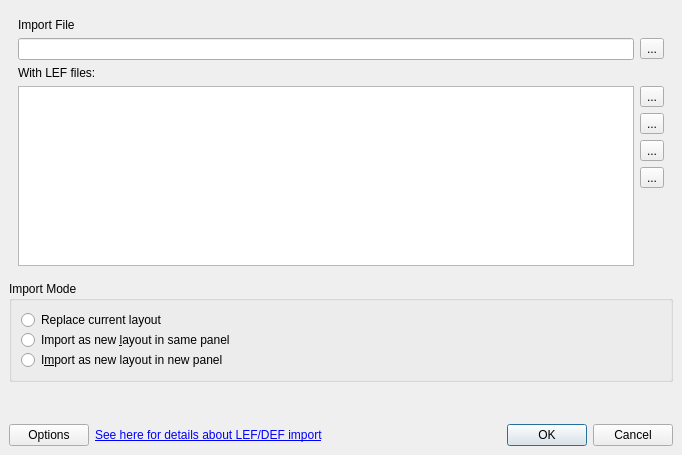
<?xml version="1.0" encoding="UTF-8"?>
<ui version="4.0">
 <class>LEFDEFImportOptionsDialog</class>
 <widget class="QDialog" name="LEFDEFImportOptionsDialog">
  <property name="geometry">
   <rect>
    <x>0</x>
    <y>0</y>
    <width>682</width>
    <height>455</height>
   </rect>
  </property>
  <property name="windowTitle">
   <string>LEF Import Options</string>
  </property>
  <layout class="QGridLayout">
   <property name="leftMargin">
    <number>9</number>
   </property>
   <property name="topMargin">
    <number>9</number>
   </property>
   <property name="rightMargin">
    <number>9</number>
   </property>
   <property name="bottomMargin">
    <number>9</number>
   </property>
   <property name="spacing">
    <number>6</number>
   </property>
   <item row="4" column="0">
    <widget class="QPushButton" name="reader_options_pb">
     <property name="text">
      <string>Options</string>
     </property>
    </widget>
   </item>
   <item row="4" column="2">
    <widget class="QDialogButtonBox" name="buttonBox">
     <property name="orientation">
      <enum>Qt::Horizontal</enum>
     </property>
     <property name="standardButtons">
      <set>QDialogButtonBox::Cancel|QDialogButtonBox::Ok</set>
     </property>
    </widget>
   </item>
   <item row="2" column="0" colspan="2">
    <spacer>
     <property name="orientation">
      <enum>Qt::Vertical</enum>
     </property>
     <property name="sizeHint" stdset="0">
      <size>
       <width>100</width>
       <height>71</height>
      </size>
     </property>
    </spacer>
   </item>
   <item row="4" column="1">
    <widget class="QLabel" name="help_label">
     <property name="sizePolicy">
      <sizepolicy hsizetype="Preferred" vsizetype="Preferred">
       <horstretch>1</horstretch>
       <verstretch>0</verstretch>
      </sizepolicy>
     </property>
     <property name="text">
      <string>&lt;html&gt;&lt;body&gt;&lt;a href=&quot;int:/about/lef_def_import.xml&quot;&gt;See here for details about LEF/DEF import&lt;/a&gt;&lt;/body&gt;&lt;/html&gt;</string>
     </property>
    </widget>
   </item>
   <item row="1" column="0" colspan="3">
    <widget class="QGroupBox" name="groupBox">
     <property name="title">
      <string>Import Mode</string>
     </property>
     <property name="flat">
      <bool>true</bool>
     </property>
     <layout class="QVBoxLayout">
      <property name="spacing">
       <number>0</number>
      </property>
      <property name="leftMargin">
       <number>9</number>
      </property>
      <property name="topMargin">
       <number>9</number>
      </property>
      <property name="rightMargin">
       <number>9</number>
      </property>
      <property name="bottomMargin">
       <number>9</number>
      </property>
      <item>
       <widget class="QRadioButton" name="replace_rb">
        <property name="text">
         <string>Replace current layout</string>
        </property>
       </widget>
      </item>
      <item>
       <widget class="QRadioButton" name="import_same_panel_rb">
        <property name="text">
         <string>Import as new &amp;layout in same panel</string>
        </property>
       </widget>
      </item>
      <item>
       <widget class="QRadioButton" name="import_new_panel_rb">
        <property name="text">
         <string>I&amp;mport as new layout in new panel</string>
        </property>
       </widget>
      </item>
     </layout>
    </widget>
   </item>
   <item row="0" column="0" colspan="3">
    <widget class="QFrame" name="frame">
     <property name="frameShape">
      <enum>QFrame::NoFrame</enum>
     </property>
     <property name="frameShadow">
      <enum>QFrame::Raised</enum>
     </property>
     <layout class="QGridLayout">
      <property name="leftMargin">
       <number>9</number>
      </property>
      <property name="topMargin">
       <number>9</number>
      </property>
      <property name="rightMargin">
       <number>9</number>
      </property>
      <property name="bottomMargin">
       <number>9</number>
      </property>
      <property name="spacing">
       <number>6</number>
      </property>
      <item row="0" column="0" colspan="2">
       <widget class="QLabel" name="label_6">
        <property name="text">
         <string>Import File</string>
        </property>
       </widget>
      </item>
      <item row="2" column="0" rowspan="2" colspan="2">
       <widget class="QFrame" name="lef_files_frame">
        <property name="minimumSize">
         <size>
          <width>16</width>
          <height>200</height>
         </size>
        </property>
        <property name="frameShape">
         <enum>QFrame::NoFrame</enum>
        </property>
        <property name="frameShadow">
         <enum>QFrame::Raised</enum>
        </property>
        <layout class="QGridLayout">
         <property name="leftMargin">
          <number>0</number>
         </property>
         <property name="topMargin">
          <number>0</number>
         </property>
         <property name="rightMargin">
          <number>0</number>
         </property>
         <property name="bottomMargin">
          <number>0</number>
         </property>
         <property name="spacing">
          <number>6</number>
         </property>
         <item row="2" column="1">
          <widget class="QToolButton" name="del_lef_files">
           <property name="toolTip">
            <string>Delete selected files</string>
           </property>
           <property name="text">
            <string>...</string>
           </property>
           <property name="icon">
            <iconset resource="../../../../lay/lay/layResources.qrc">
             <normaloff>:/clear.png</normaloff>:/clear.png</iconset>
           </property>
          </widget>
         </item>
         <item row="1" column="1">
          <widget class="QToolButton" name="add_lef_file">
           <property name="toolTip">
            <string>Add LEF file</string>
           </property>
           <property name="text">
            <string>...</string>
           </property>
           <property name="icon">
            <iconset resource="../../../../lay/lay/layResources.qrc">
             <normaloff>:/add.png</normaloff>:/add.png</iconset>
           </property>
          </widget>
         </item>
         <item row="3" column="1">
          <widget class="QToolButton" name="move_lef_files_up">
           <property name="toolTip">
            <string>Move selected files up</string>
           </property>
           <property name="text">
            <string>...</string>
           </property>
           <property name="icon">
            <iconset resource="../../../../lay/lay/layResources.qrc">
             <normaloff>:/up.png</normaloff>:/up.png</iconset>
           </property>
          </widget>
         </item>
         <item row="4" column="1">
          <widget class="QToolButton" name="move_lef_files_down">
           <property name="toolTip">
            <string>Move selected files down</string>
           </property>
           <property name="text">
            <string>...</string>
           </property>
           <property name="icon">
            <iconset resource="../../../../lay/lay/layResources.qrc">
             <normaloff>:/down.png</normaloff>:/down.png</iconset>
           </property>
          </widget>
         </item>
         <item row="0" column="0" colspan="2">
          <widget class="QLabel" name="label_3">
           <property name="text">
            <string>With LEF files:</string>
           </property>
          </widget>
         </item>
         <item row="5" column="1">
          <spacer>
           <property name="orientation">
            <enum>Qt::Vertical</enum>
           </property>
           <property name="sizeHint" stdset="0">
            <size>
             <width>20</width>
             <height>40</height>
            </size>
           </property>
          </spacer>
         </item>
         <item row="1" column="0" rowspan="5">
          <widget class="QListWidget" name="lef_files">
           <property name="sizePolicy">
            <sizepolicy hsizetype="Expanding" vsizetype="Ignored">
             <horstretch>0</horstretch>
             <verstretch>1</verstretch>
            </sizepolicy>
           </property>
           <property name="selectionMode">
            <enum>QAbstractItemView::ExtendedSelection</enum>
           </property>
          </widget>
         </item>
        </layout>
       </widget>
      </item>
      <item row="1" column="0">
       <widget class="QLineEdit" name="file_le"/>
      </item>
      <item row="1" column="1">
       <widget class="QToolButton" name="browse_pb">
        <property name="text">
         <string>...</string>
        </property>
       </widget>
      </item>
     </layout>
    </widget>
   </item>
  </layout>
 </widget>
 <tabstops>
  <tabstop>file_le</tabstop>
  <tabstop>browse_pb</tabstop>
  <tabstop>replace_rb</tabstop>
  <tabstop>import_same_panel_rb</tabstop>
  <tabstop>import_new_panel_rb</tabstop>
  <tabstop>reader_options_pb</tabstop>
  <tabstop>buttonBox</tabstop>
 </tabstops>
 <resources>
  <include location="../../../../lay/lay/layResources.qrc"/>
 </resources>
 <connections>
  <connection>
   <sender>buttonBox</sender>
   <signal>accepted()</signal>
   <receiver>LEFDEFImportOptionsDialog</receiver>
   <slot>accept()</slot>
   <hints>
    <hint type="sourcelabel">
     <x>387</x>
     <y>316</y>
    </hint>
    <hint type="destinationlabel">
     <x>157</x>
     <y>274</y>
    </hint>
   </hints>
  </connection>
  <connection>
   <sender>buttonBox</sender>
   <signal>rejected()</signal>
   <receiver>LEFDEFImportOptionsDialog</receiver>
   <slot>reject()</slot>
   <hints>
    <hint type="sourcelabel">
     <x>455</x>
     <y>322</y>
    </hint>
    <hint type="destinationlabel">
     <x>286</x>
     <y>274</y>
    </hint>
   </hints>
  </connection>
 </connections>
</ui>
